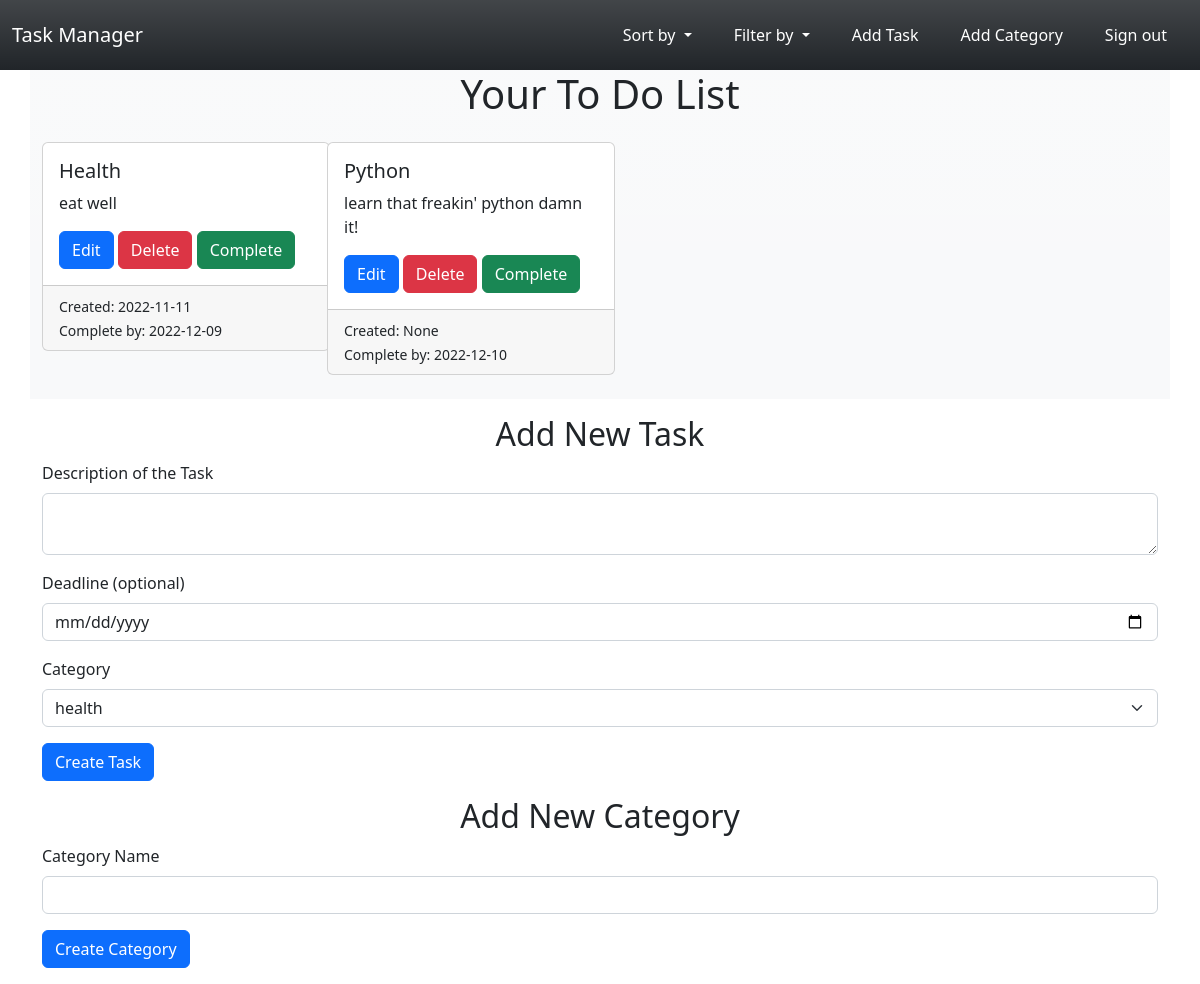
The app's page / (signed in) with its own data.
### todo/models.py (models this page shows)
class ToDo(db.Model):
    id = db.Column(db.Integer, primary_key=True)
    description = db.Column(db.String(500))
    is_completed = db.Column(db.Boolean, default=False)
    create_date = db.Column(db.Date, default=datetime.date.today())
    deadline = db.Column(db.Date)
    category_id = db.Column(db.Integer, db.ForeignKey("category.id"))
    user_id = db.Column(db.Integer, db.ForeignKey("user.id"))

class Category(db.Model):
    id = db.Column(db.Integer, primary_key=True)
    name = db.Column(db.String(250), unique=True, nullable=False)
    todos = db.relationship("ToDo", backref="category", lazy="joined")

### todo/routes.py (the view, shortened to what this page needs)
@app.route("/")
def home():
    tasks = db.session.query(ToDo).filter_by(
        user_id=current_user.get_id())
    if 'sort' in request.args.keys():
        if request.args['sort'] == 'deadline':
            tasks = tasks.order_by(ToDo.deadline.desc())
        elif request.args['sort'] == 'create_date':
            tasks = tasks.order_by(ToDo.create_date.desc())
        elif request.args['sort'] == 'completed':
            tasks = tasks.order_by(ToDo.is_completed.desc())
        elif request.args['sort'] == 'not completed':
            tasks = tasks.order_by(ToDo.is_completed.asc())
    else:
        tasks = tasks.order_by(ToDo.category_id)
    task_form = CreateTaskForm()
    task_form.category.choices = get_categories()
    category_form = CreateCategoryForm()
    return render_template("home.html", tasks=tasks,
                           task_form=task_form, category_form=category_form)

### todo/forms.py (shortened to what this page needs)
class CreateTaskForm(FlaskForm):
    description = TextAreaField("Description of the Task", validators=[DataRequired()])
    category = SelectField("Category", choices=get_categories(),
                           coerce=int)
    deadline = DateField("Deadline (optional)", validators=[Optional()])
    submit = SubmitField("Create Task")

class CreateCategoryForm(FlaskForm):
    name = StringField("Category Name", validators=[DataRequired()])
    submit = SubmitField("Create Category")

### todo/forms.py (called while the page is built)
def get_categories(current=None):
    try:
        if current:
            choices = [(category.id, category.name)
                       for category in current_user.categories
                       if category.id != current.id]
            choices = [(current.id, current.name)] + choices
        else:
            choices = [(category.id, category.name)
                       for category in current_user.categories]
        choices.append((0, ""))
        return choices
    except AttributeError:
        return 0, ""

### todo/routes.py (called while the page is built)
@login_manager.user_loader
def load_user(user_id):
    user = User.query.get(user_id)
    return user

### todo/templates/home.html (shortened to what this page needs)
{% extends "index.html" %}
{% block content %}
{% if current_user.is_authenticated %}
<div class="container justify-content-center bg-light bg-gradient">
    <div class="row">
        <div class="text-center">
            <h1>Your To Do List</h1>
        </div>
    </div>
    <div class="row mt-3">
        {% for task in tasks %}
        <div class="col-lg-3 col-md-6 mb-4">
            <div class="card" style="width: 18rem;">
              <div class="card-body {% if task.is_completed %} bg-success {% endif %}">
                <h5 class="card-title">{{ task.category.name|title() }}</h5>
                <p class="card-text">{{ task.description }}</p>
                 {% if not task.is_completed %}
                <a href="{{ url_for('update_task', task_id=task.id) }}" class="btn btn-primary">Edit</a>
                <a href="{{ url_for('delete_task', task_id=task.id) }}" class="btn btn-danger">Delete</a>
                <a href="{{ url_for('complete_task', task_id=task.id) }}" class="btn btn-success">Complete</a>
                 {% else %}
                <a href="{{ url_for('delete_task', task_id=task.id) }}" class="btn btn-danger">Delete</a>
                <a href="{{ url_for('complete_task', task_id=task.id) }}" class="btn btn-warning">Not Complete</a>
                 {% endif %}
              </div>
                <div class="card-footer">
                 <small class="text-start">Created: {{ task.create_date }}</small><br>
                 <small class="text-end">Complete by: {% if task.deadline %}{{ task.deadline }} {%endif %} </small>
                </div>
            </div>
        </div>
    {% endfor %}
    </div>
</div>
<div class="container mt-3">
    <div class="container text-center">
        <h2>Add New Task</h2>
    </div>
    <form method="POST" action="{{ url_for('add_task') }}">
        <div class="mb-3">
            {{ task_form.description.label(class="form-label") }}
            {{ task_form.description(size=20, class="form-control") }}
        </div>
        <div class="mb-3">
            {{ task_form.deadline.label(class="form-label") }}
            {{ task_form.deadline(class="form-control") }}
        </div>
        <div class="mb-3">
            {{ task_form.category.label(class="form-label") }}
            {{ task_form.category(class="form-select") }}
        </div>
        <div class="mb-3">
            {{ task_form.submit(class="btn btn-primary") }}
        </div>
    </form>
</div>
<div class="container mt-3">
    <div class="container text-center">
        <h2>Add New Category</h2>
    </div>
    <form method="POST" action="{{ url_for('add_category') }}">
        <div class="mb-3">
            {{ category_form.name.label(class="form-label") }}
            {{ category_form.name(size=20, class="form-control") }}
        </div>
        <div class="mb-3">
            {{ category_form.submit(class="btn btn-primary") }}
        </div>
    </form>
</div>
{% else %}
<div class="container text-center">
    <p>Please log in to use the app.</p>
</div>
{% endif %}
{% endblock %}

### records on screen
ToDo: category.name "Health", description "eat well", create_date "2022-11-11", deadline "2022-12-09"
ToDo: category.name "Python", description "learn that freakin' python damn it!", create_date "None", deadline "2022-12-10"

### other values on screen
{{ task_form.description.label(class="form-label") }} "Description of the Task"
{{ task_form.deadline.label(class="form-label") }} "Deadline (optional)"
{{ task_form.category.label(class="form-label") }} "Category"
{{ category_form.name.label(class="form-label") }} "Category Name"
